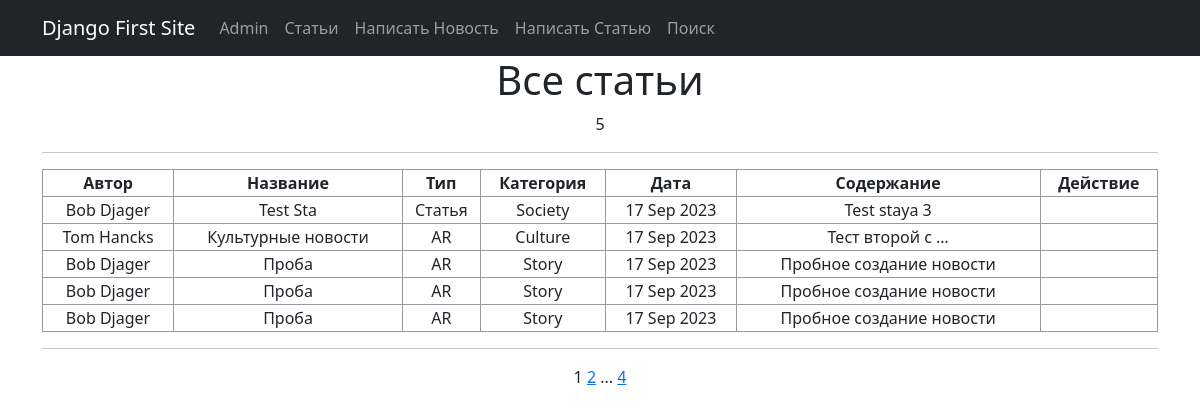
The page /news/ on the database as committed earlier.
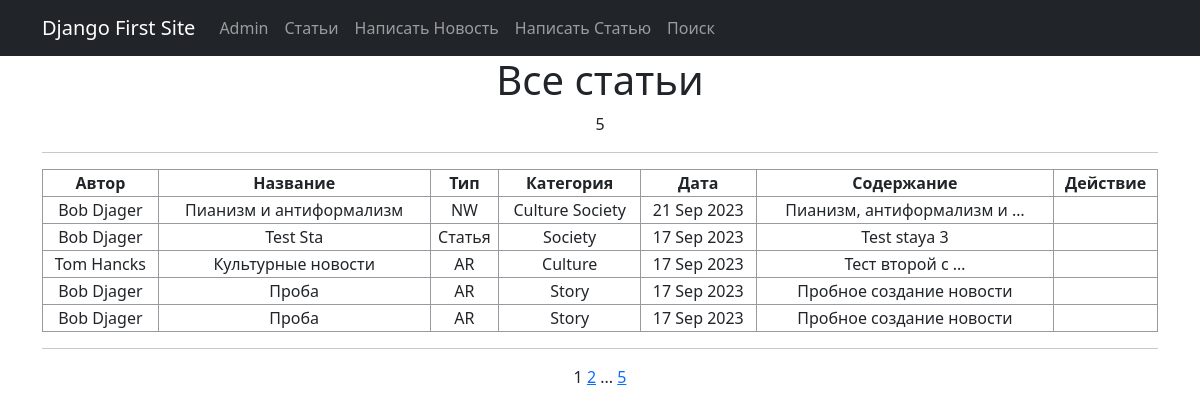
The same page on the database as committed later.
### news/models.py (models this page shows, shortened)
class Post(models.Model):
    news = 'NW'
    article = 'AR'
    CATEGORY_CHOICES = [
        (news, 'Новость'),
        (article, 'Статья')
    ]
    post_author = models.ForeignKey(Author, on_delete=models.CASCADE)
    category_type = models.CharField(max_length=2, choices=CATEGORY_CHOICES,
                                     default=article)
    post_date = models.DateTimeField(auto_now_add=True)
    post_category = models.ManyToManyField(Category, through='PostCategory')
    post_title = models.CharField(max_length=128)
    post_text = models.TextField()
    post_rating = models.SmallIntegerField(default=0)

class Author(models.Model):
    author_user = models.OneToOneField(User, on_delete=models.CASCADE)
    author_rating = models.SmallIntegerField(default=0)
    def __str__(self):
        return f'{self.author_user.username}'

class Category(models.Model):
    category_name = models.CharField(max_length=64, unique=True)
    subscribers = models.ManyToManyField(User, related_name='categories')

### news/views.py (the view)
# urls.py: path('', PostList.as_view(), name='news'),
class PostList(ListView):
    model = Post
    ordering = '-post_date'
    template_name = 'news.html'
    context_object_name = 'news'
    paginate_by = 5
    def get_context_data(self, **kwargs):
        context = super().get_context_data(**kwargs)
        return context

### news/templates/news/news.html (shortened to what this page needs)
{% extends 'flatpages/default.html' %}
{% load censor_filters %}
{% block content %}
<h1>Все статьи</h1>
{{ news|length }}
<hr>
{% if news|length %}
    <table>
        <tr>
            <th>Автор</th>
            <th>Название</th>
            <th>Тип</th>
            <th>Категория</th>
            <th>Дата</th>
            <th>Содержание</th>
            <th>Действие</th>
        </tr>
        {% for post in news %}
        <col>
            <td>{{ post.post_author}}</td>
            <td>{{ post.post_title }}</td>
            <td>{{ post.category_type }}</td>
            <td>
                    {% for cat in post.post_category.all %}
                        {{ cat.category_name }}
                    {% endfor %}
            </td>
            <td>{{ post.post_date|date:'d M Y'}}</td>
            <td>{{ post.post_text|truncatewords:3}}</td>
            <td>
            </td>
        {% endfor %}
    </table>
            <hr>
        {% else %}
            <h1>Извините на данный момент статей нет</h1>
{% endif %}
{{ page_obj.number }}
{% if page_obj.has_next %}
    <a href="?page={{ page_obj.next_page_number }}">{{ page_obj.next_page_number }}</a>
    {% if paginator.num_pages != page_obj.next_page_number %}
    ...
    <a href="?page={{ page_obj.paginator.num_pages }}">{{ page_obj.paginator.num_pages }}</a>
    {% endif %}
{% endif %}
{% endblock content %}

### news/templates/news/flatpages/default.html (shortened to what this page needs)
<!DOCTYPE html>
<html lang="en">
    <head>
        {% load static %}
        <link href="{% static 'css/styles.css' %}" rel="stylesheet" />
    </head>
    <body>
       <nav class="navbar navbar-expand-lg navbar-dark bg-dark static-top">
            <div class="container">
                <a class="navbar-brand" href="#">Django First Site</a>
                <div class="collapse navbar-collapse" id="navbarResponsive">
                    <ul class="navbar-nav ml-auto">
                        <li class="nav-item active">
                            <a class="nav-link" href="/admin/">Admin
                            </a>
                        </li>
                        <li class="nav-item">
                            <a class="nav-link" href="/news/">Статьи</a>
                        </li>
                         <li class="nav-item">
                            <a class="nav-link" href="/news/create/">Написать Новость</a>
                        </li>
                         <li class="nav-item">
                            <a class="nav-link" href="/news/articles/create/">Написать Статью</a>
                        </li>
                        <li class="nav-item">
                            <a class="nav-link" href="/news/search/">Поиск</a>
                        </li>
                    </ul>
                </div>
            </div>
        </nav>
        <div class="container">
            <div class="row">
                <div class="col-lg-12 text-center">
                    {% block content %}
                    {% endblock content %}
                </div>
            </div>
        </div>
    </body>
</html>

### news/templates/news/flatpages/default.html (style rules this page uses)
table { border: 1px solid #99999FFF; }
th { border: 1px solid #99999FFF; }
td { border: 1px solid #99999FFF; }
table { width: 100%; }

Rows that differ between the two databases and show on the page:
no longer on this page (row unchanged): Post: post_author "Bob Djager", post_title "Проба", category_type "AR", post_date "17 Sep 2023", post_text "Пробное создание новости", Category (category_name "Story")
added Post: post_author "Bob Djager", post_title "Пианизм и антиформализм", category_type "NW", post_date "21 Sep 2023", post_text "Пианизм, антиформализм и …", Category (category_name "Culture"), Category (category_name "Society")
Other text that changed with them:
{{ page_obj.paginator.num_pages }}: "4" → "5"
